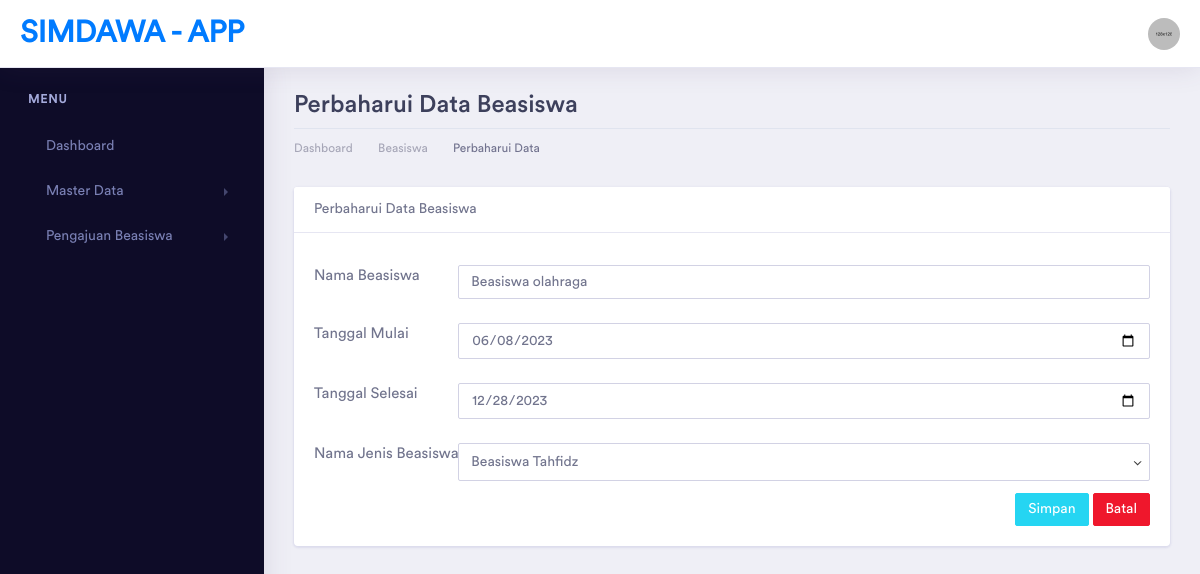
/beasiswa/ubah/2, run on the app's committed database.
### tables this page shows
CREATE TABLE `beasiswa` (
  `id` int(11) NOT NULL,
  `nama_beasiswa` varchar(50) DEFAULT NULL,
  `tanggal_mulai` date DEFAULT NULL,
  `tanggal_selesai` date DEFAULT NULL,
  `jenis_id` int(11) DEFAULT NULL
);

### application/controllers/Beasiswa.php (called while the page is built, shortened)
<?php
class Beasiswa extends CI_Controller
{
    function __construct()
    {
        $this->load->model(array('JenisModel', 'BeasiswaModel'));
        $this->load->library('pdf');
    }
    public function ubah($id)
    {
        if (isset($_POST['update'])) {
            $this->BeasiswaModel->update_beasiswa();
            redirect('beasiswa');
        } else {
            $data['jenis'] = $this->JenisModel->get_jenis();
            $data['title'] = "Perbaharui Data Beasiswa | SIMDAWA-APP";
            $data['beasiswa'] = $this->BeasiswaModel->get_beasiswa_byid($id);
            $this->load->view('template/header', $data);
            $this->load->view('template/sidebar');
            $this->load->view('beasiswa/beasiswa_update', $data);
            $this->load->view('template/footer');
        }
    }
}

### index.php (called while the page is built, shortened)
<?php
require_once BASEPATH.'core/CodeIgniter.php';

### application/models/BeasiswaModel.php (called while the page is built, shortened)
<?php
class BeasiswaModel extends CI_Model
{
    private $tabel = "beasiswa";
    public function get_beasiswa_byid($id)
    {
        return $this->db->get_where($this->tabel, ['id' => $id])->row();
    }
}

### application/models/JenisModel.php (called while the page is built, shortened)
<?php
class JenisModel extends CI_Model
{
    private $tabel = "jenis_beasiswa";
    public function get_jenis()
    {
        return $this->db->get($this->tabel)->result();
    }
}

### application/views/beasiswa/beasiswa_update.php (the view, shortened to what this page needs)
<div class="dashboard-wrapper">
    <div class="container-fluid dashboard-content">
        <div class="row">
            <div class="col-xl-12 col-lg-12 col-md-12 col-sm-12 col-12">
                <div class="page-header">
                    <h2 class="pageheader-title">Perbaharui Data Beasiswa </h2>
                    <div class="page-breadcrumb">
                        <nav aria-label="breadcrumb">
                            <ol class="breadcrumb">
                                <li class="breadcrumb-item"><a href="<?= base_url('home') ?>" class="breadcrumb-link">Dashboard</a></li>
                                <li class="breadcrumb-item"><a href="<?= base_url('beasiswa') ?>" class="breadcrumb-link">Beasiswa</a></li>
                                <li class="breadcrumb-item active" aria-current="page">Perbaharui Data</li>
                            </ol>
                        </nav>
                    </div>
                </div>
            </div>
        </div>
        <div class="row">
            <div class="col-xl-12 col-lg-12 col-md-12 col-sm-12 col-12">
                <div class="card">
                    <div class="card-header">
                        Perbaharui Data Beasiswa
                    </div>
                    <div class="card-body">
                        <form action="" method="post">
                            <div class="form-group row">
                                <label for="nama_beasiswa" class="col-md-2">Nama Beasiswa</label>
                                <div class="col-md-10">
                                    <input type="text" name="nama_beasiswa" value="<?= $beasiswa->nama_beasiswa ?>" placeholder="Nama Beasiswa" class="form-control">
                                </div>
                            </div>
                            <div class="form-group row">
                                <label for="tanggal_mulai" class="col-md-2">Tanggal Mulai</label>
                                <div class="col-md-10">
                                    <input type="date" name="tanggal_mulai" value="<?= $beasiswa->tanggal_mulai ?>" required class="form-control">
                                </div>
                            </div>
                            <div class="form-group row">
                                <label for="tanggal_selesai" class="col-md-2">Tanggal Selesai</label>
                                <div class="col-md-10">
                                    <input type="date" name="tanggal_selesai" value="<?= $beasiswa->tanggal_selesai ?>" required class="form-control">
                                </div>
                            </div>
                            <div class="form-group row">
                                <label for="keterangan" class="col-md-2">Nama Jenis Beasiswa</label>
                                <div class="col-md-10">
                                    <select name="jenis_id" required class="form-control">
                                        <?php
                                        foreach ($jenis as $a) {
                                            $selected = ($a->id == $beasiswa->jenis_id) ? "selected" : "";
                                            echo "<option value='$a->id' $selected>$a->nama_jenis</option>";
                                        }
                                        ?>
                                    </select>
                                </div>
                            </div>
                            <a href="<?= base_url('beasiswa') ?>" class="btn btn-sm btn-danger float-right">Batal</a>
                            <button type="submit" name="update" class="btn btn-sm btn-info float-right mr-1">Simpan</button>
                        </form>
                    </div>
                </div>
            </div>
        </div>
    </div>
</div>

### data on the page
beasiswa: nama_beasiswa "Beasiswa olahraga", tanggal_mulai "06/08/2023", tanggal_selesai "12/28/2023"

### other printed values
form field jenis_id "Beasiswa Tahfidz"
